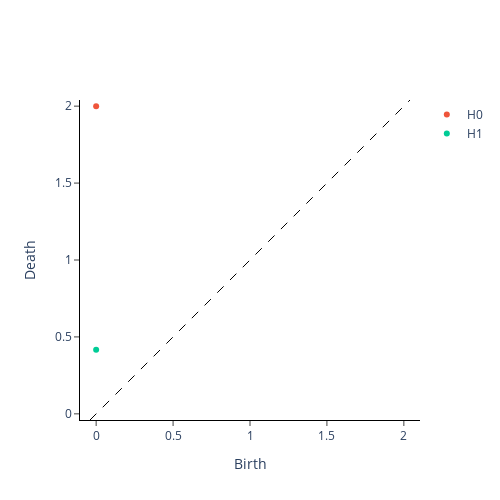

Notebook source saved alongside this figure:
### Code cell
diagram_scaler.plot(X_train_scaled, 1)

### Figure 1 — Plotly figure (JSON) as saved in the notebook; plotly's stock layout.template omitted (floating-point values rounded to 4 significant figures)
{"data": [{"hoverinfo": "none", "line": {"color": "black", "dash": "dash", "width": 1}, "mode": "lines", "showlegend": false, "type": "scatter", "x": [-0.04, 2.04], "y": [-0.04, 2.04]}, {"hoverinfo": "text", "hovertext": ["(0.0, 2.0)"], "mode": "markers", "name": "H0", "type": "scatter", "x": [0], "y": [2]}, {"hoverinfo": "text", "hovertext": ["(0.0, 0.4166666666666667)"], "mode": "markers", "name": "H1", "type": "scatter", "x": [0], "y": [0.4167]}], "layout": {"height": 500, "plot_bgcolor": "white", "width": 500, "xaxis": {"autorange": false, "domain": [0, 1], "exponentformat": "e", "linecolor": "black", "linewidth": 1, "mirror": false, "range": [-0.105, 2.105], "showexponent": "all", "showline": true, "side": "bottom", "ticks": "outside", "title": {"text": "Birth"}, "type": "linear", "zeroline": true}, "yaxis": {"autorange": false, "domain": [0, 1], "exponentformat": "e", "linecolor": "black", "linewidth": 1, "mirror": false, "range": [-0.04, 2.04], "scaleanchor": "x", "scaleratio": 1, "showexponent": "all", "showline": true, "side": "left", "ticks": "outside", "title": {"text": "Death"}, "type": "linear", "zeroline": true}}}
